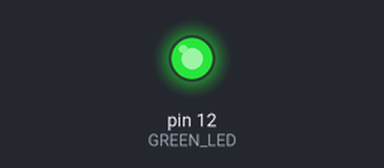
This sketch was run on a simulated Arduino Uno, built with avr-gcc and run on an emulated ATmega328P. Parts: output pins drawn as LEDs (lit = HIGH). What the sketch prints to the serial monitor is not drawn.

Above: at 0.1 s.
At 6.1 s:
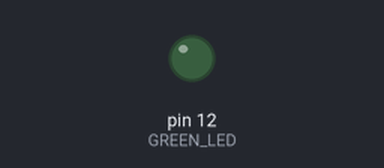
Timing chart, 0 to 7.6 s (numbered marks = the images above):
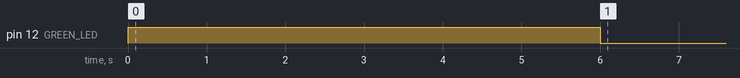

The sketch:

arduino2ESP01.ino
```cpp
#include <SoftwareSerial.h>

#define HEADERSIZE 1
#define SEND_SUCC "OK"
#define SEND_FAIL "Fail"
#define PRECISION 1


const byte rxPin = 9;
const byte txPin = 10;

int GREEN_LED = 12;
int sensorPin = A0;    // select the input pin for the Soil moisture sensor
float sensorValue = 0;  // variable to store the value coming from the sensor


void sendNum2ESP(float);
void send_float2ESP(float,int);
float findMod(float, float);

SoftwareSerial s (rxPin,txPin);

void setup() {
  Serial.begin(115200);
  s.begin(9600);
  pinMode(GREEN_LED, OUTPUT);
  digitalWrite(GREEN_LED, HIGH);   // turn the LED on (HIGH is the voltage level)
  delay(6000);                       // wait for a second
  digitalWrite(GREEN_LED, LOW);    // turn the LED off by making the voltage LOW
  delay(4000);
}

void loop() {
    // read data
//    sensorValue = (float)analogRead(sensorPin);
//    send_float2ESP(sensorValue,PRECISION);
//    String s1 = "PD";
    // send data to ESP01 and to server
    Serial.write(2);
    Serial.print("OK");

    s.write(2);
    s.print("OK");

    // Check message
    /*
     while(!Serial.available()){}
     char* msg = (char*)malloc(2);;
     Serial.readBytes(msg,2);
     if(msg == SEND_SUCC){

        digitalWrite(GREEN_LED, HIGH);   // turn the LED on (HIGH is the voltage level)
        delay(500);                       // wait for a second
        digitalWrite(GREEN_LED, LOW);    // turn the LED off by making the voltage LOW
     }else{
        digitalWrite(GREEN_LED, HIGH);   // turn the LED on (HIGH is the voltage level)
        delay(100);                       // wait for a second
        digitalWrite(GREEN_LED, LOW);    // turn the LED off by making the voltage LOW
        delay(100);
        digitalWrite(GREEN_LED, HIGH);   // turn the LED on (HIGH is the voltage level)
        delay(100);                       // wait for a second
        digitalWrite(GREEN_LED, LOW);    // turn the LED off by making the voltage LOW
        delay(100);
        digitalWrite(GREEN_LED, HIGH);   // turn the LED on (HIGH is the voltage level)
        delay(100);                       // wait for a second
        digitalWrite(GREEN_LED, LOW);    // turn the LED off by making the voltage LOW
        delay(100);
      }
      */
       delay(800);


}


void send_float2ESP(float f,int precision){char* string_handle = (char*)calloc(20,sizeof(char)); int headersize;
  // integer
  // find order of the integer
  float divider = 10;
  int bfd = 1;
  while(true){
    if (((int)(f/divider) == 0) && (findMod(f, divider) == f)){
      break;
    }
    divider = divider*10;
    bfd +=1 ;
  }
  headersize = bfd;
  // extracting digit
  divider = 10;
  for(int i = 1; i<bfd-1;i++){
    divider = divider*10;
  }

  int buffer_num;
  int l;
  for(int i = 0; i<=bfd-1;i++){

    buffer_num = (int)(f/divider);
    string_handle[i] = (char)(buffer_num + '0');

    f = f-buffer_num*divider;
    divider = divider/10;

    l = i;
  }

  l += 1;
  string_handle[l] = '.'; // concat .

  // decimal
  for(int k = l+1; k <=precision+l; k++){
    buffer_num = (int)(f/divider);
    string_handle[k] = (char)(buffer_num + '0');

    f = f-(float)buffer_num*divider;
    divider = divider/10;
  }
  /************************************************************/
  // send header size
  headersize = bfd+precision +1;
  Serial.write(headersize);

   // send content
  Serial.print(string_handle);

  for(int o = 1;o <40; o++){
  digitalWrite(GREEN_LED, HIGH);   // turn the LED on (HIGH is the voltage level)
  delay(100);                       // wait for a second
  digitalWrite(GREEN_LED, LOW);    // turn the LED off by making the voltage LOW
  delay(100);
  }
  digitalWrite(GREEN_LED, LOW);    // turn the LED off by making the voltage LOW
  delay(5000);
  return;
}


float findMod(float a, float b)
{
    float mod;
    // Handling negative values
    if (a < 0){
        mod = -a;
    }else{
        mod =  a;
    }
    if (b < 0){
        b = -b;
    }
    // Finding mod by repeated subtraction

    while (mod >= b){
        mod = mod - b;
    }
    // Sign of result typically depends
    // on sign of a.
    if (a < 0){
        return -mod;
    }
    return mod;
}
```
